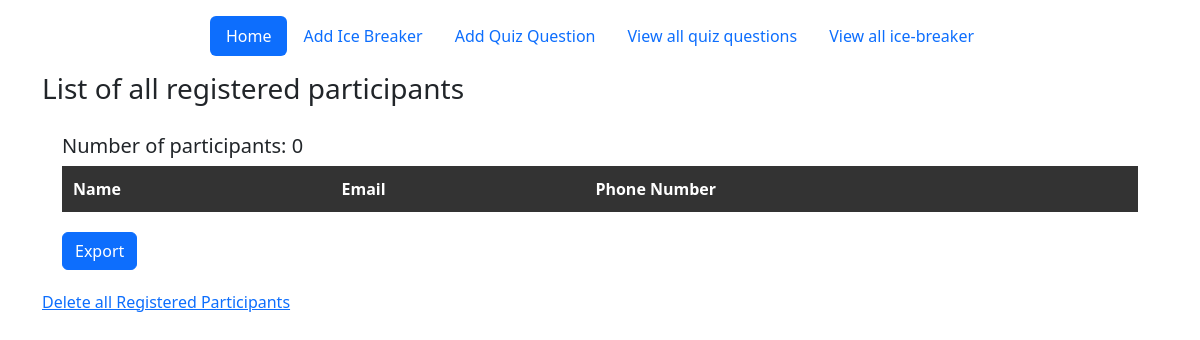
/admin, run on an earlier commit of the app's database.
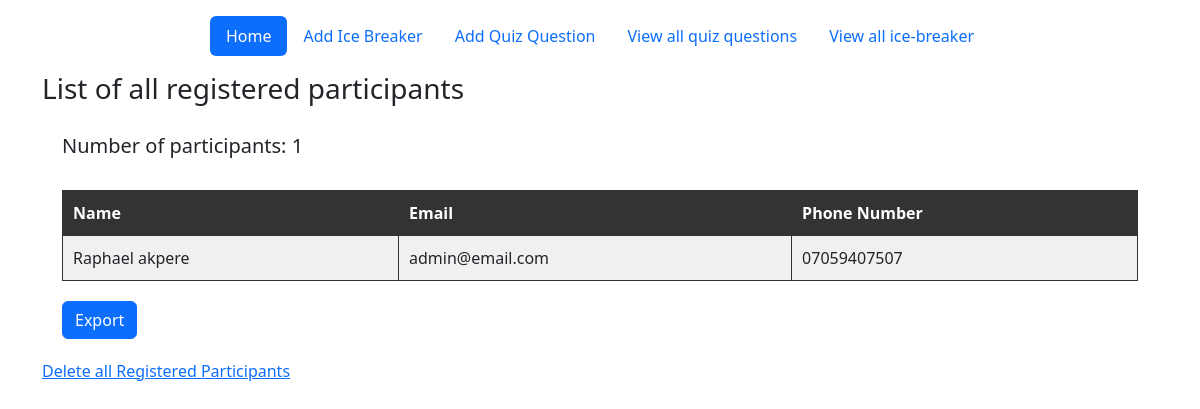
And on a later commit of the database.
### main.py (models this page shows)
class Users(db.Model):
    __tablename__ = "users"
    id = db.Column(db.Integer, primary_key=True)
    full_name = db.Column(db.String(255), nullable=False)
    email = db.Column(db.String(255), nullable=False)
    phone_number = db.Column(db.String(255), nullable=False)

### main.py (the view, shortened to what this page needs)
@app.route("/admin", methods=["POST", "GET"])
def admin():
    users = db.session.execute(db.Select(Users)).scalars().all()
    number_of_users = len(users)
    export = Export()
    delete = DeleteAllQuestion()
    name = []
    email = []
    phone_number = []
    if delete.validate_on_submit():
        db.session.query(Users).delete()
        db.session.commit()
        return redirect(url_for("admin"))
    return render_template("admin.html", users=users, number_of_users=number_of_users, export=export, delete=delete)

### forms.py
class Export(FlaskForm):
    export = SubmitField("Export")

class DeleteAllQuestion(FlaskForm):
    delete = SubmitField("Delete all Question")

### templates/admin.html (shortened to what this page needs)
{% from "bootstrap5/form.html" import render_form %}
{% include "header2.html" %}
</head>
<body>
<div class="container"><h3>
    List of all registered participants
    </h3>
    <div class="transactions">
        <h5>Number of participants: {{number_of_users}}</h5>
        <table id="data-table">
            <thead>
            <tr>
                <th>Name</th>
                <th>Email</th>
                <th>Phone Number</th>
            </tr>
            </thead>
    {% for user in users:%}
            <tbody>
            <tr>
                <td>{{user.full_name}}</td> <span class="span"></span>
                <td>{{user.email}}</td> <span class="span"></span>
                <td>{{user.phone_number}}</td> <span class="span"></span>
            </tr>
            </tbody>
            {% endfor %}
        </table>
        {{render_form(export)}}
    </div>
    <div>
        <a href="{{url_for('delete_all_users')}}">Delete all Registered Participants</a>
    </div>
</div>
</body>
</html>

### templates/header2.html (shortened to what this page needs)
<!DOCTYPE html>
<html lang="en">
<head>
    <link href="https://cdn.jsdelivr.net/npm/bootstrap@5.3.0-alpha2/dist/css/bootstrap.min.css" rel="stylesheet"
>
</head>
<body>
<div class="container">
    <header class="d-flex justify-content-center py-3">
      <ul class="nav nav-pills">
        <li class="nav-item"><a href="{{url_for('admin')}}" class="nav-link active" aria-current="page">Home</a></li>
        <li class="nav-item"><a href="{{url_for('add_icebreaker')}}" class="nav-link">Add Ice Breaker</a></li>
        <li class="nav-item"><a href="{{url_for('add_question')}}" class="nav-link">Add Quiz Question</a></li>
        <li class="nav-item"><a href="{{url_for('view_quiz_question')}}" class="nav-link">View all quiz questions</a></li>
        <li class="nav-item"><a href="{{url_for('view_ice_breaker')}}" class="nav-link">View all ice-breaker</a></li>
      </ul>
    </header>
  </div>
</body>
</html>

### templates/header2.html (style rules this page uses)
.transactions { padding: 20px; }
.account, .transactions table { border: 1px solid #ccc; background-color: #fff; padding: 10px; margin-bottom: 20px; }
.span { padding: 10px; }
table { width: 100%; border-collapse: collapse; border: 2px solid #333; }
th, td { padding: 10px; border: 1px solid #333; }
th { background-color: #333; color: #fff; }
td { background-color: #f0f0f0; }
tr:nth-child(odd) { background-color: #e0e0e0; }

What changed in the data, as far as the page shows it:
added Users: full_name "Raphael akpere", email "admin@email.com", phone_number "07059407507"
Also different on the page:
{{ number_of_users }}: "0" → "1"
